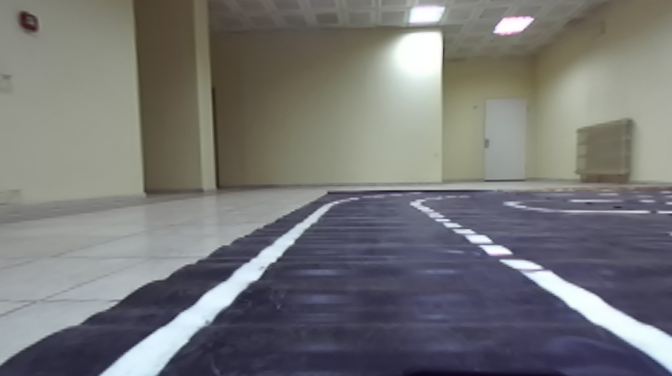
#> input picture framesVGA/7.png, 672 x 376 px, found by its file name
$ python test_detection.py
#> lines starting #> are read from the running program, lines starting #| are printed output that depends on the picture; after the words box and inside, x2 and y2 are one past the last pixel; in counts of white or black regions, pixels touching at a corner belong together
### lane_detection/camera_calibration.py
import pickle
import glob

import matplotlib.pyplot as plt
import matplotlib.image as mpimg
import numpy as np
import cv2 as cv
from os import getcwd
base_path = getcwd()
# base_path ='/home/nvidia/marc/src/racecar/scripts'
# [69 lines left out: function cam_calibration, not called in this run]

def distort_correct(img,mtx,dist,camera_img_size):
    img_size1 = (img.shape[1],img.shape[0])
    # print(img_size1, camera_img_size)
    assert (img_size1 == camera_img_size),'image size is not compatible'
    undist = cv.undistort(img, mtx, dist, None, mtx)
    return undist

# [14 lines left out: function test_disort_correct, not called in this run]


def undisort_img(image, img_loaded=True):
    camera = pickle.load(open(base_path+"/camera_matrix.pkl", "rb" ))
    mtx = camera['mtx']
    dist = camera['dist']
    camera_img_size = camera['imagesize']
    if not img_loaded:
        image = cv.imread(image)

    image = distort_correct(image,mtx,dist,camera_img_size)
    return image

### lane_detection/binary_utils.py
import cv2 as cv
import numpy as np

def abs_sobel_thresh( img, orient='x', thresh=(0,255)):
        """
        Canny Edge Detection combines the sobel gradient for both x and y.
        By breaking it apart into its components, we can produced a refined version of Canny edge detection.
        """
        # Convert to grayscale
        gray = cv.cvtColor(img, cv.COLOR_RGB2GRAY)
        # Apply x or y gradient with the OpenCV Sobel() function
        # and take the absolute value
        if orient == 'x':
            abs_sobel = np.absolute(cv.Sobel(gray, cv.CV_64F, 1, 0))
        if orient == 'y':
            abs_sobel = np.absolute(cv.Sobel(gray, cv.CV_64F, 0, 1))
        # Rescale back to 8 bit integer
        scaled_sobel = np.uint8(255*abs_sobel/np.max(abs_sobel))
        # Create a copy and apply the threshold
        binary_output = np.zeros_like(scaled_sobel)
        # Here I'm using inclusive (>=, <=) thresholds, but exclusive is ok too
        binary_output[(scaled_sobel >= thresh[0]) & (scaled_sobel <= thresh[1])] = 1

        # Return the result
        return binary_output

def mag_threshold( img, sobel_kernel=3, thresh=(0, 255)):
    """
    The function will filter based on a min/max magnitude for the gradient.
    This function is looking at the combined xy gradient, but it could be altered to filter on the magnitude in a single direction,
    or some linear combination of the two.
    """
    # 1) Convert to grayscale
    gray = cv.cvtColor(img, cv.COLOR_RGB2GRAY)
    # 2) Take the gradient in x and y separately
    x = cv.Sobel(gray, cv.CV_64F, 1, 0, ksize=sobel_kernel)
    y = cv.Sobel(gray, cv.CV_64F, 0, 1, ksize=sobel_kernel)
    # 3) Calculate the xy magnitude
    mag = np.sqrt(x**2 + y**2)
    # 4) Scale to 8-bit (0 - 255) and convert to type = np.uint8
    scale = np.max(mag)/255
    eightbit = (mag/scale).astype(np.uint8)
    # 5) Create a binary mask where mag thresholds are met
    binary_output = np.zeros_like(eightbit)
    binary_output[(eightbit > thresh[0]) & (eightbit < thresh[1])] =1
    return binary_output

def dir_threshold(img, sobel_kernel=3, thresh=(np.pi/5, np.pi/2)):
    """
    This function will filter based on the direction of the gradient.
    For lane detection, we will be interested in vertical lines that are +/- some threshold
    near pi/2
    """
    # 1) Convert to grayscale
    gray = cv.cvtColor(img, cv.COLOR_RGB2GRAY)
    # 2) Take the gradient in x and y separately
    x = np.absolute(cv.Sobel(gray, cv.CV_64F, 1, 0, ksize=sobel_kernel))
    y = np.absolute(cv.Sobel(gray, cv.CV_64F, 0, 1, ksize=sobel_kernel))
    # 4) Use np.arctan2(abs_sobely, abs_sobelx) to calculate the direction of the gradient
    direction = np.arctan2(y, x)
    binary_output = np.zeros_like(direction)
    binary_output[(direction > thresh[0]) & (direction < thresh[1])] = 1
    return binary_output

def hls_select(img, sthresh=(90, 255),lthresh=(90,255)):
    """
    The gradient filters above all convert the original image into grayscale and a lot of useful information is lost.
    Lane lines are either yellow or white, and we can use that to our advantage trying to locate and track them.
    The **H**ue **S**aturation **L**ightness color space will help.
    In particular, the S channel of an HSL image retains a lot information about lane lines - especially when there are shadows on the road.
    The Red channel of RGB also does a good job of creating binary images of lane lines.
    """
    # 1) Convert to HLS color space
    hls_img = cv.cvtColor(img, cv.COLOR_RGB2HLS)
    # 2) Apply a threshold to the S channel
    L = hls_img[:,:,1]
    S = hls_img[:,:,2]
    # 3) Return a binary image of threshold result
    binary_output = np.zeros_like(S)
    binary_output[(S >= sthresh[0]) & (S <= sthresh[1])
                & (L > lthresh[0]) & (L <= lthresh[1])] = 1

    return binary_output
    # [5 lines of commented-out code are left out]

def binary_pipeline(img):

    #img_copy = cv.GaussianBlur(img, (5, 5), 0)
    img_copy = np.copy(img)

    # color channels
    s_binary = hls_select(img_copy)
    #red_binary = red_select(img_copy, thresh=(200,255))

    # Sobel x
    x_binary = abs_sobel_thresh(img_copy,thresh=(100, 200))
    y_binary = abs_sobel_thresh(img_copy,thresh=(100, 200), orient='y')
    xy = cv.bitwise_or(x_binary, y_binary)
    #magnitude & direction
    mag_binary = mag_threshold(img_copy, thresh=(100,200))
    dir_binary = dir_threshold(img_copy)

    # Stack each channel
    gradient = np.zeros_like(s_binary)
    gradient[np.logical_and(xy , (np.logical_and(mag_binary, dir_binary)))] = 1
    final_binary = cv.bitwise_or(s_binary, gradient)

    kernel = np.ones((5, 5), np.uint8)
    final_binary = cv.morphologyEx(final_binary.astype(np.uint8), cv.MORPH_CLOSE, kernel)
    final_binary = cv.dilate(final_binary, kernel, iterations=1)
    return final_binary

# [31 lines left out: function calculateContours, not called in this run]

### lane_detection/image_perspective.py
import cv2 as cv
import numpy as np

def warp_image(img):

    image_size = (img.shape[1], img.shape[0])
    x = img.shape[1]
    y = img.shape[0]

    #the "order" of points in the polygon you are defining does not matter
    #but they need to match the corresponding points in destination_points!
    source_points = np.float32([
    [0.117 * x, y],
    [(0.5 * x) - (x*0.078), (2/3)*y],
    [(0.5 * x) + (x*0.078), (2/3)*y],
    [x - (0.117 * x), y]
    ])

    #     #chicago footage
    #     source_points = np.float32([
    #                 [300, 720],
    #                 [500, 600],
    #                 [700, 600],
    #                 [850, 720]
    #                 ])

    #     destination_points = np.float32([
    #                 [200, 720],
    #                 [200, 200],
    #                 [1000, 200],
    #                 [1000, 720]
    #                 ])

    destination_points = np.float32([
    [0.25 * x, y],
    [0.25 * x, 0],
    [x - (0.25 * x), 0],
    [x - (0.25 * x), y]
    ])

    # src = np.float32([[1000,700],    # br
    #                [300, 700],    # bl
    #                [490, 450],   # tl
    #                [890, 450]])  # tr
    # dst = np.float32([[x, y],       # br
    #               [0, y],       # bl
    #               [0, 0],       # tl
    #               [x, 0]])      # tr

    src = np.float32([[670,310],    # br
                [80, 310],    # bl
                [210, 240],   # tl
                [520, 240]])  # tr
    dst = np.float32([[x, y],       # br
                [0, y],       # bl
                [0, 0],       # tl
                [x, 0]])      # tr
    # [18 lines of commented-out code are left out]

    M = cv.getPerspectiveTransform(src, dst)
    perspective_transform = cv.getPerspectiveTransform(src, dst)
    inverse_perspective_transform = cv.getPerspectiveTransform( dst, src)

    warped_img = cv.warpPerspective(img, perspective_transform, image_size, flags=cv.INTER_LINEAR)

    #print(source_points)
    #print(destination_points)

    return warped_img, inverse_perspective_transform

### lane_detection/test_detection.py
from lane_detection.binary_utils import *
from lane_detection.camera_calibration import *
from lane_detection.image_perspective import *
from lane_detection.line_calculations import *
from lane_detection.sliding_windows import *

import matplotlib.pyplot as plt
# from os import getcwd
# base_path = getcwd()
def test_plot():
    image = cv.imread('framesVGA/7.png')
#> image is the input picture: shape (376, 672, 3); mean B, G, R 117.9, 117.8, 117.6
    image = undisort_img(image)
#> (reads lane_detection/camera_matrix.pkl from the repository)
    image = cv.cvtColor(image, cv.COLOR_BGR2RGB)

    img_copy = np.copy(image)
    f, ax = plt.subplots(3,3, figsize=(16,11))
    ax[0,0].set_title('Sobel-Canny Edge Filtresi')
    ax[0,0].imshow(abs_sobel_thresh(img_copy, thresh=(100,200), orient='y'), cmap='gray')
#> in abs_sobel_thresh, `gray = cv.cvtColor(img, cv.COLOR_RGB2GRAY)`:
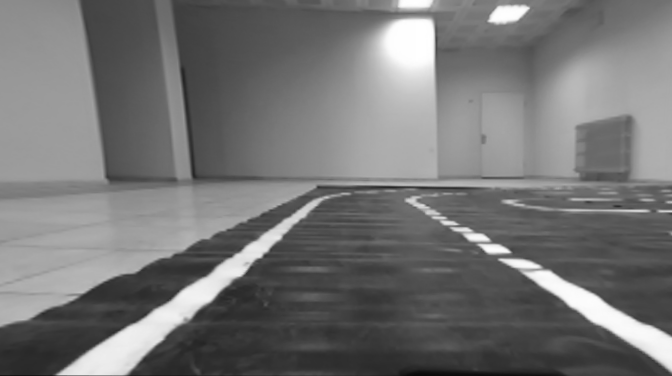
#> gray: shape (376, 672); min 10, max 255, mean 116.3

    img_copy = np.copy(image)
    ax[0,1].set_title('Büyüklük tabanlı filtre')
    mag = mag_threshold(img_copy, thresh=(100,200))
#> in mag_threshold, `y = cv.Sobel(gray, cv.CV_64F, 0, 1, ksize=sobel_kernel)`:
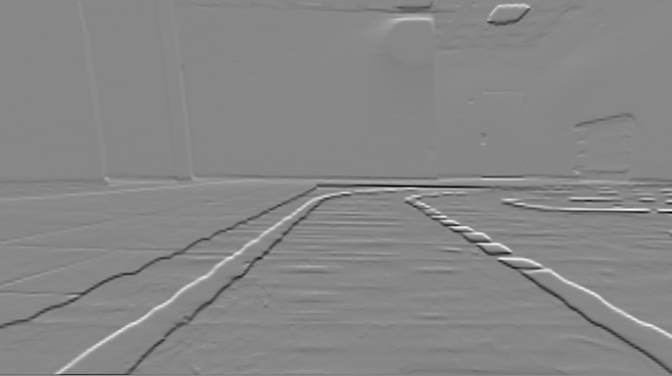
#> y: shape (376, 672) float64; min -586, max 519, mean -1.2; drawn with min black and max white
#> in mag_threshold, `scale = np.max(mag)/255`: scale = 2.3
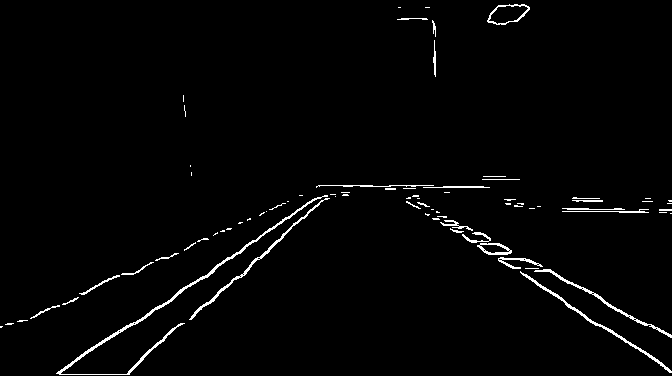
#> mag: shape (376, 672); values 0 (black) and 1 (white), 1.9% white in thin lines or dots
    ax[0,1].imshow(mag,  cmap='gray')

    img_copy = np.copy(image)
    ax[0,2].set_title('Gradyan yönü filtresi')
    ax[0,2].imshow(dir_threshold(img_copy),  cmap='gray')
#> in dir_threshold, `direction = np.arctan2(y, x)`:
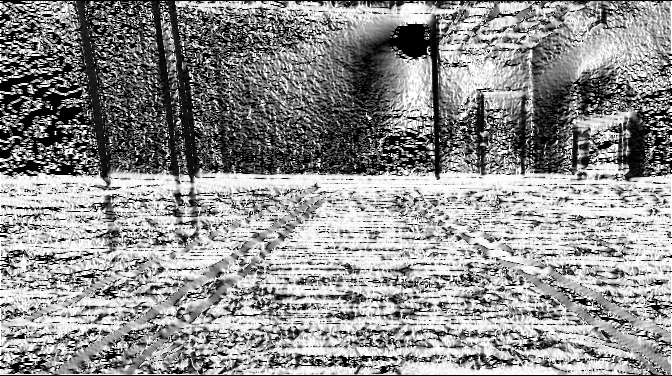
#> direction: shape (376, 672) float64; min 0, max 1.57, mean 0.889; drawn with min black and max white

    img_copy = np.copy(image)
    ax[1,0].set_title('HLS Uzayında beyaz renk filtresi')
    out_hsv = hls_select(img_copy)
#> in hls_select, `hls_img = cv.cvtColor(img, cv.COLOR_RGB2HLS)`: hls_img: shape (376, 672, 3); mean of channels 0, 1, 2 71.7, 116.7, 35.4
#> in hls_select, `S = hls_img[:,:,2]`:
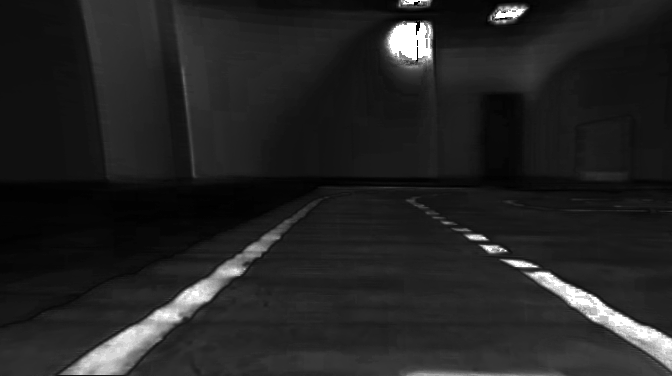
#> S: shape (376, 672); min 0, max 255, mean 35.4
#> out_hsv: shape (376, 672); values 0 (black) and 1 (white), 4.4% white; 13 white regions (4 under 20 px), largest, box (x1, y1, x2, y2) and area: (61, 231, 280, 375) 5239, (524, 271, 672, 371) 3160, (385, 21, 433, 70) 1776
    ax[1,0].imshow(out_hsv,  cmap='gray')

    img_copy = np.copy(image)
    res = binary_pipeline(img_copy)
#> in binary_pipeline, `x_binary = abs_sobel_thresh(img_copy,thresh=(100, 200))`: x_binary: shape (376, 672); values 0 (black) and 1 (white), 0.57% white in thin lines or dots
#> in binary_pipeline, `y_binary = abs_sobel_thresh(img_copy,thresh=(100, 200), orient='y')`: y_binary: shape (376, 672); values 0 (black) and 1 (white), 1.5% white in thin lines or dots
#> in binary_pipeline, `xy = cv.bitwise_or(x_binary, y_binary)`: xy: shape (376, 672); values 0 (black) and 1 (white), 1.8% white in thin lines or dots
#> in binary_pipeline, `dir_binary = dir_threshold(img_copy)`:
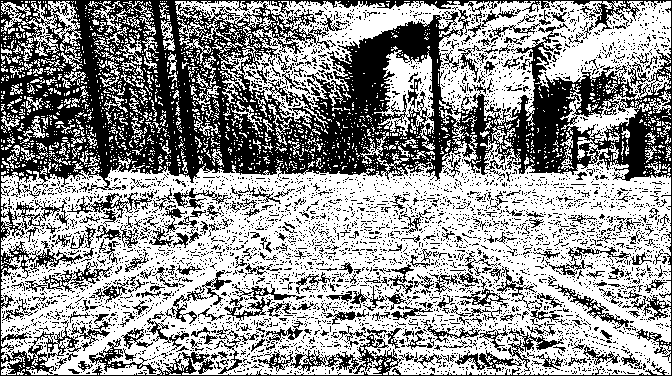
#> dir_binary: shape (376, 672) float64; values 0 (black) and 1 (white), 58.7% white; 4711 black regions (4414 under 20 px), largest, box (x1, y1, x2, y2) and area: (0, 0, 672, 376) 68610, (39, 261, 112, 293) 531, (89, 338, 157, 374) 526
#> in binary_pipeline, `final_binary = cv.bitwise_or(s_binary, gradient)`: final_binary: shape (376, 672); values 0 (black) and 1 (white), 5.9% white; 115 white regions (90 under 20 px), largest, box (x1, y1, x2, y2) and area: (56, 195, 328, 375) 6259, (522, 269, 672, 373) 3926, (385, 21, 433, 70) 1776
#> in binary_pipeline, `final_binary = cv.morphologyEx(final_binary.astype(np.uint8), cv.MORPH..`: final_binary: shape (376, 672); values 0 (black) and 1 (white), 6.6% white; 57 white regions (39 under 20 px), largest, box (x1, y1, x2, y2) and area: (56, 195, 330, 376) 7050, (432, 212, 672, 373) 5303, (385, 18, 433, 70) 2024
#> in binary_pipeline, `final_binary = cv.dilate(final_binary, kernel, iterations=1)`: final_binary: shape (376, 672); values 0 (black) and 1 (white), 9.9% white; 22 white regions, largest, box (x1, y1, x2, y2) and area: (54, 192, 338, 376) 9087, (404, 193, 672, 375) 7232, (383, 16, 435, 72) 2444
    ax[1,1].set_title('Tüm filtrelerin birleşimi')
    ax[1,1].imshow(res,  cmap='gray')

    birdseye_result, inverse_perspective_transform = warp_image(res)
#> in warp_image, `warped_img = cv.warpPerspective(img, perspective_transform, image_size..`:
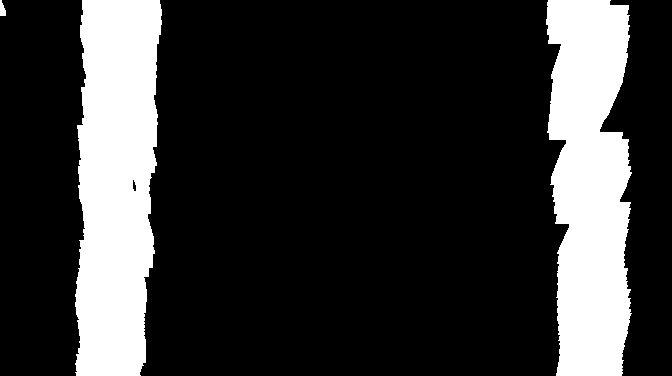
#> warped_img: shape (376, 672); values 0 (black) and 1 (white), 21.1% white; 3 white regions, box (x1, y1, x2, y2) and area: (75, 0, 162, 376) 27205, (546, 0, 632, 376) 26155, (0, 0, 6, 16) 70
#> inverse_perspective_transform = [[0.461, -0.447, 210], [-1.69e-16, -0.205, 240], [-5.64e-19, -0.00126, 1]]
    ax[1,2].set_title('Kuşbakışına çevrilmiş görüntü')
    ax[1,2].imshow(birdseye_result)

#> (the run stopped early here; a loop or call above may not have finished)
